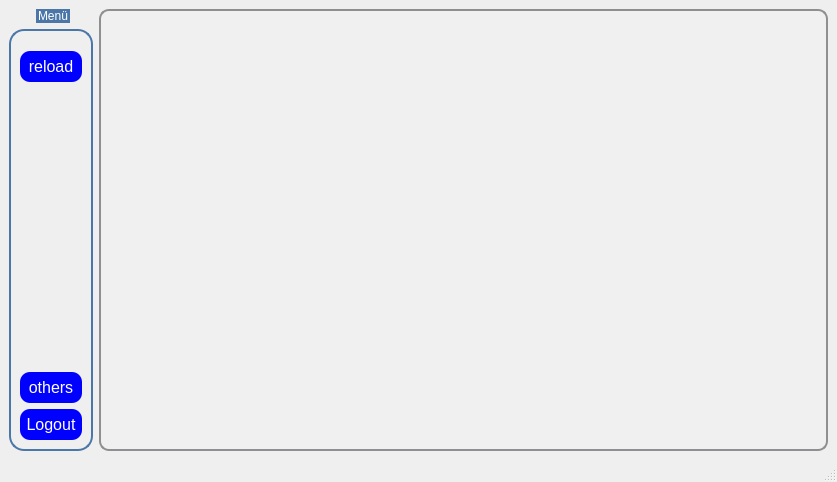
<?xml version="1.0" encoding="UTF-8"?>
<ui version="4.0">
 <class>MainWindow</class>
 <widget class="QMainWindow" name="MainWindow">
  <property name="geometry">
   <rect>
    <x>0</x>
    <y>0</y>
    <width>837</width>
    <height>482</height>
   </rect>
  </property>
  <property name="windowTitle">
   <string>ProxVDI</string>
  </property>
  <property name="windowIcon">
   <iconset>
    <normaloff>logo/logo_32x32.png</normaloff>logo/logo_32x32.png</iconset>
  </property>
  <widget class="QWidget" name="centralwidget">
   <layout class="QHBoxLayout" name="horizontalLayout">
    <property name="leftMargin">
     <number>9</number>
    </property>
    <item>
     <widget class="QGroupBox" name="groupBox_2">
      <property name="styleSheet">
       <string notr="true">QGroupBox {
            border: 2px solid #4A76A8;  /* Rahmenfarbe */
            border-radius: 15px;  /* Eckenradius */
            margin-top: 20px;  /* Abstand an der oberen Kante für den Titel */
        }
        QGroupBox::title {
            subcontrol-origin: margin;  /* Ursprung auf den Rand der Gruppenbox setzen */
            subcontrol-position: top center;  /* Titel zentriert oben positionieren */
            padding: 10px 8000px 10px 8000px;  /* Großer horizontaler Padding für Hintergrundfarbe */
            background-color: #4A76A8;  /* Hintergrundfarbe des Titels */
            color: white;  /* Schriftfarbe */
        }</string>
      </property>
      <property name="title">
       <string>Menü</string>
      </property>
      <layout class="QVBoxLayout" name="verticalLayout_2">
       <property name="topMargin">
        <number>20</number>
       </property>
       <item>
        <widget class="QPushButton" name="reload_button">
         <property name="styleSheet">
          <string notr="true">QPushButton {
            background-color: blue;
            color: white;
            border-radius: 10px;  /* Eckenradius anpassen für stärkere Abrundung */
            padding: 6px;  /* Abstand zwischen Text und Rand */
            font-size: 16px;  /* Größe der Schriftart anpassen */
        }
        QPushButton:hover {
            background-color: navy;  /* Farbe beim Überfahren mit der Maus */
        }
        QPushButton:pressed {
            background-color: #003399;  /* Farbe beim Klicken */
        }</string>
         </property>
         <property name="text">
          <string>reload</string>
         </property>
        </widget>
       </item>
       <item>
        <spacer name="verticalSpacer">
         <property name="orientation">
          <enum>Qt::Vertical</enum>
         </property>
         <property name="sizeHint" stdset="0">
          <size>
           <width>20</width>
           <height>40</height>
          </size>
         </property>
        </spacer>
       </item>
       <item>
        <widget class="QPushButton" name="pushButton">
         <property name="styleSheet">
          <string notr="true">QPushButton {
            background-color: blue;
            color: white;
            border-radius: 10px;  /* Eckenradius anpassen für stärkere Abrundung */
            padding: 6px;  /* Abstand zwischen Text und Rand */
            font-size: 16px;  /* Größe der Schriftart anpassen */
        }
        QPushButton:hover {
            background-color: navy;  /* Farbe beim Überfahren mit der Maus */
        }
        QPushButton:pressed {
            background-color: #003399;  /* Farbe beim Klicken */
        }</string>
         </property>
         <property name="text">
          <string>others</string>
         </property>
        </widget>
       </item>
       <item>
        <widget class="QPushButton" name="logout_button">
         <property name="styleSheet">
          <string notr="true">QPushButton {
            background-color: blue;
            color: white;
            border-radius: 10px;  /* Eckenradius anpassen für stärkere Abrundung */
            padding: 6px;  /* Abstand zwischen Text und Rand */
            font-size: 16px;  /* Größe der Schriftart anpassen */
        }
        QPushButton:hover {
            background-color: navy;  /* Farbe beim Überfahren mit der Maus */
        }
        QPushButton:pressed {
            background-color: #003399;  /* Farbe beim Klicken */
        }</string>
         </property>
         <property name="text">
          <string>Logout</string>
         </property>
        </widget>
       </item>
      </layout>
     </widget>
    </item>
    <item>
     <widget class="QListView" name="vm_listview">
      <property name="styleSheet">
       <string notr="true">QListView {
            border: 2px solid #8f8f91;  /* Rahmenfarbe */
            border-radius: 10px;  /* Abrundung der Ecken */
            background-color: #f0f0f0;  /* Hintergrundfarbe */
        }
        QListView::item {
            padding: 5px;  /* Abstand innerhalb der Listenelemente */
        }
        QListView::item:selected {
            background-color: #6699ff;  /* Hintergrundfarbe für ausgewählte Elemente */
            color: white;  /* Schriftfarbe für ausgewählte Elemente */
        }</string>
      </property>
      <property name="iconSize">
       <size>
        <width>100</width>
        <height>100</height>
       </size>
      </property>
      <property name="resizeMode">
       <enum>QListView::Adjust</enum>
      </property>
      <property name="viewMode">
       <enum>QListView::IconMode</enum>
      </property>
     </widget>
    </item>
   </layout>
  </widget>
  <widget class="QMenuBar" name="menubar">
   <property name="geometry">
    <rect>
     <x>0</x>
     <y>0</y>
     <width>837</width>
     <height>22</height>
    </rect>
   </property>
  </widget>
  <widget class="QStatusBar" name="statusbar"/>
 </widget>
 <tabstops>
  <tabstop>vm_listview</tabstop>
 </tabstops>
 <resources/>
 <connections/>
</ui>
